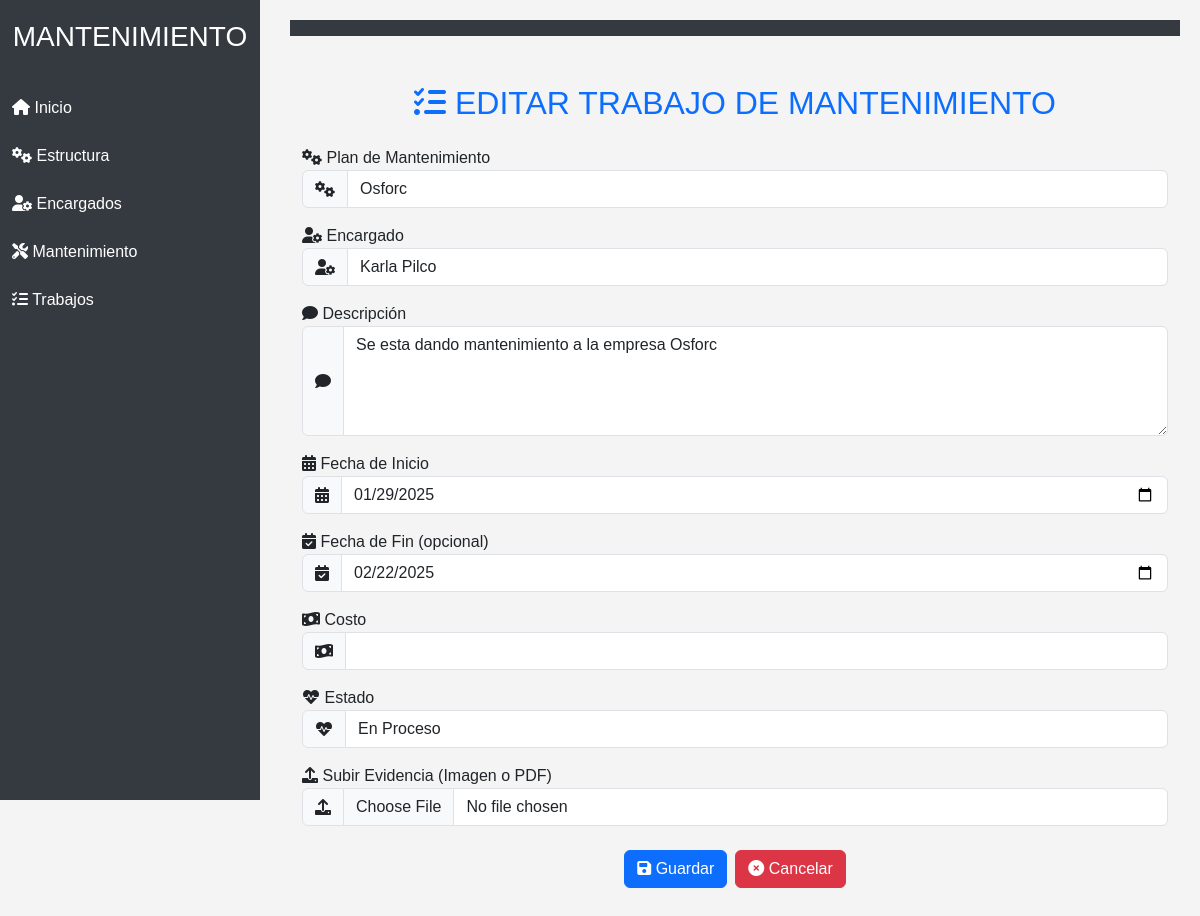
/editarTrabajo/2/, run on the app's committed database.
### Aplicaciones/Reparacion/models.py (models this page shows, shortened)
class Trabajo(models.Model):
    ESTADO_CHOICES = [
        ('Pendiente', 'Pendiente'),
        ('En Proceso', 'En Proceso'),
        ('Finalizado', 'Finalizado'),
    ]
    plan = models.ForeignKey(PlanMantenimiento, on_delete=models.CASCADE)
    encargado = models.ForeignKey(Encargado, on_delete=models.SET_NULL, null=True)
    descripcion = models.TextField()
    fecha_inicio = models.DateField()
    fecha_fin = models.DateField(blank=True, null=True)
    costo = models.DecimalField(max_digits=10, decimal_places=2)
    estado = models.CharField(max_length=50, choices=ESTADO_CHOICES)
    evidencia = models.FileField(upload_to='trabajos/', blank=True, null=True)

class PlanMantenimiento(models.Model):
    TIPO_CHOICES = [
        ('Preventivo', 'Preventivo'),
        ('Correctivo', 'Correctivo'),
    ]
    ESTADO_CHOICES = [
        ('Pendiente', 'Pendiente'),
        ('En Proceso', 'En Proceso'),
        ('Finalizado', 'Finalizado'),
    ]
    estructura = models.ForeignKey(Estructura, on_delete=models.CASCADE)
    tipo = models.CharField(max_length=50, choices=TIPO_CHOICES)
    fecha_inicio = models.DateField()
    fecha_fin = models.DateField(blank=True, null=True)
    descripcion = models.TextField(blank=True, null=True)
    estado = models.CharField(max_length=50, choices=ESTADO_CHOICES)
    documento = models.FileField(upload_to='planes_mantenimiento/', blank=True, null=True)

class Estructura(models.Model):
    ESTADO_CHOICES = [
        ('Bueno', 'Bueno'),
        ('Regular', 'Regular'),
        ('Malo', 'Malo'),
    ]
    nombre = models.CharField(max_length=100)
    tipo = models.CharField(max_length=50)
    ubicacion = models.CharField(max_length=255)
    fecha_construccion = models.DateField()
    estado = models.CharField(max_length=50, choices=ESTADO_CHOICES)
    descripcion = models.TextField(blank=True, null=True)
    imagen = models.ImageField(upload_to='estructuras/', blank=True, null=True)  # Guarda en 'media/estructuras/'

class Encargado(models.Model):
    nombre = models.CharField(max_length=100)
    cargo = models.CharField(max_length=100)
    telefono = models.CharField(max_length=15)
    email = models.EmailField()
    especialidad = models.CharField(max_length=100)
    estado = models.BooleanField(default=True)
    foto = models.ImageField(upload_to='fotos_encargados/', null=True, blank=True)

### Aplicaciones/Reparacion/views.py (the view, shortened to what this page needs)
# urls.py: path('editarTrabajo/<int:trabajo_id>/', views.editarTrabajo, name='editarTrabajo'),
def editarTrabajo(request, trabajo_id):
    trabajo = get_object_or_404(Trabajo, id=trabajo_id)
    encargados = Encargado.objects.all()
    planes = PlanMantenimiento.objects.all()
    return render(request, 'editarTrabajo.html', {
        'trabajo': trabajo,
        'encargados': encargados,
        'planes': planes,  # Asegura que los planes estén disponibles en la plantilla
    })

### Aplicaciones/Reparacion/templates/editarTrabajo.html (shortened to what this page needs)
{% extends "plantilla.html" %}
{% block contenido %}
<div class="container my-5">
    <h2 class="my-4 text-center text-primary"><i class="fas fa-tasks"></i> EDITAR TRABAJO DE MANTENIMIENTO</h2>
    <form action="{% url 'procesarEdicionTrabajo' trabajo_id=trabajo.id %}" method="POST" enctype="multipart/form-data">
        <div class="form-group">
            <label for="plan"><i class="fas fa-cogs"></i> Plan de Mantenimiento</label>
            <div class="input-group">
                <span class="input-group-text"><i class="fas fa-cogs"></i></span>
                <select class="form-control" id="plan" name="plan" required>
                    {% for plan in planes %}
                        <option value="{{ plan.id }}" {% if trabajo.plan_id == plan.id %}selected{% endif %}>
                            {{ plan.estructura.nombre }}
                        </option>
                    {% endfor %}
                </select>
            </div>
        </div>
        <div class="form-group mt-3">
            <label for="encargado"><i class="fas fa-user-cog"></i> Encargado</label>
            <div class="input-group">
                <span class="input-group-text"><i class="fas fa-user-cog"></i></span>
                <select class="form-control" id="encargado" name="encargado" required>
                    {% for encargado in encargados %}
                        <option value="{{ encargado.id }}" {% if trabajo.encargado_id == encargado.id %}selected{% endif %}>
                            {{ encargado.nombre }}
                        </option>
                    {% endfor %}
                </select>
            </div>
        </div>
        <div class="form-group mt-3">
            <label for="descripcion"><i class="fas fa-comment"></i> Descripción</label>
            <div class="input-group">
                <span class="input-group-text"><i class="fas fa-comment"></i></span>
                <textarea class="form-control" id="descripcion" name="descripcion" placeholder="Ingrese una descripción" rows="4" required>{{ trabajo.descripcion }}</textarea>
            </div>
        </div>
        <div class="form-group mt-3">
            <label for="fecha_inicio"><i class="fas fa-calendar-alt"></i> Fecha de Inicio</label>
            <div class="input-group">
                <span class="input-group-text"><i class="fas fa-calendar-alt"></i></span>
                <input type="date" class="form-control" id="fecha_inicio" name="fecha_inicio" value="{{ trabajo.fecha_inicio|date:'Y-m-d' }}" required>
            </div>
        </div>
        <div class="form-group mt-3">
            <label for="fecha_fin"><i class="fas fa-calendar-check"></i> Fecha de Fin (opcional)</label>
            <div class="input-group">
                <span class="input-group-text"><i class="fas fa-calendar-check"></i></span>
                <input type="date" class="form-control" id="fecha_fin" name="fecha_fin" value="{{ trabajo.fecha_fin|date:'Y-m-d' }}">
            </div>
        </div>
        <div class="form-group mt-3">
            <label for="costo"><i class="fas fa-money-bill-wave"></i> Costo</label>
            <div class="input-group">
                <span class="input-group-text"><i class="fas fa-money-bill-wave"></i></span>
                <input type="number" class="form-control" id="costo" name="costo" step="0.01" value="{{ trabajo.costo }}" required>
            </div>
        </div>
        <div class="form-group mt-3">
            <label for="estado"><i class="fas fa-heartbeat"></i> Estado</label>
            <div class="input-group">
                <span class="input-group-text"><i class="fas fa-heartbeat"></i></span>
                <select class="form-control" id="estado" name="estado" required>
                    <option value="En Proceso" {% if trabajo.estado == 'En Proceso' %}selected{% endif %}>En Proceso</option>
                </select>
            </div>
        </div>
        <div class="form-group mt-3">
            <label for="evidencia"><i class="fas fa-upload"></i> Subir Evidencia (Imagen o PDF)</label>
            <div class="input-group">
                <span class="input-group-text"><i class="fas fa-upload"></i></span>
                <input type="file" class="form-control" id="evidencia" name="evidencia" accept="image/*,application/pdf">
            </div>
        </div>
        <div class="d-flex justify-content-center mt-4">
            <button type="submit" class="btn btn-primary me-2">
                <i class="fas fa-save"></i> Guardar
            </button>
            <a href="{% url 'listadoTrabajo' %}" class="btn btn-danger">
                <i class="fas fa-times-circle"></i> Cancelar
            </a>
        </div>
    </form>
</div>
{% endblock %}

### Aplicaciones/Reparacion/templates/plantilla.html (style rules this page uses)
body { font-family: 'Arial', sans-serif; background-color: #f4f4f4; margin: 0; padding: 0; }

### data on the page
Trabajo: plan "Osforc", encargado "Karla Pilco", descripcion "Se esta dando mantenimiento a la empresa Osforc", fecha_inicio "01/29/2025", fecha_fin "02/22/2025", estado "En Proceso"
